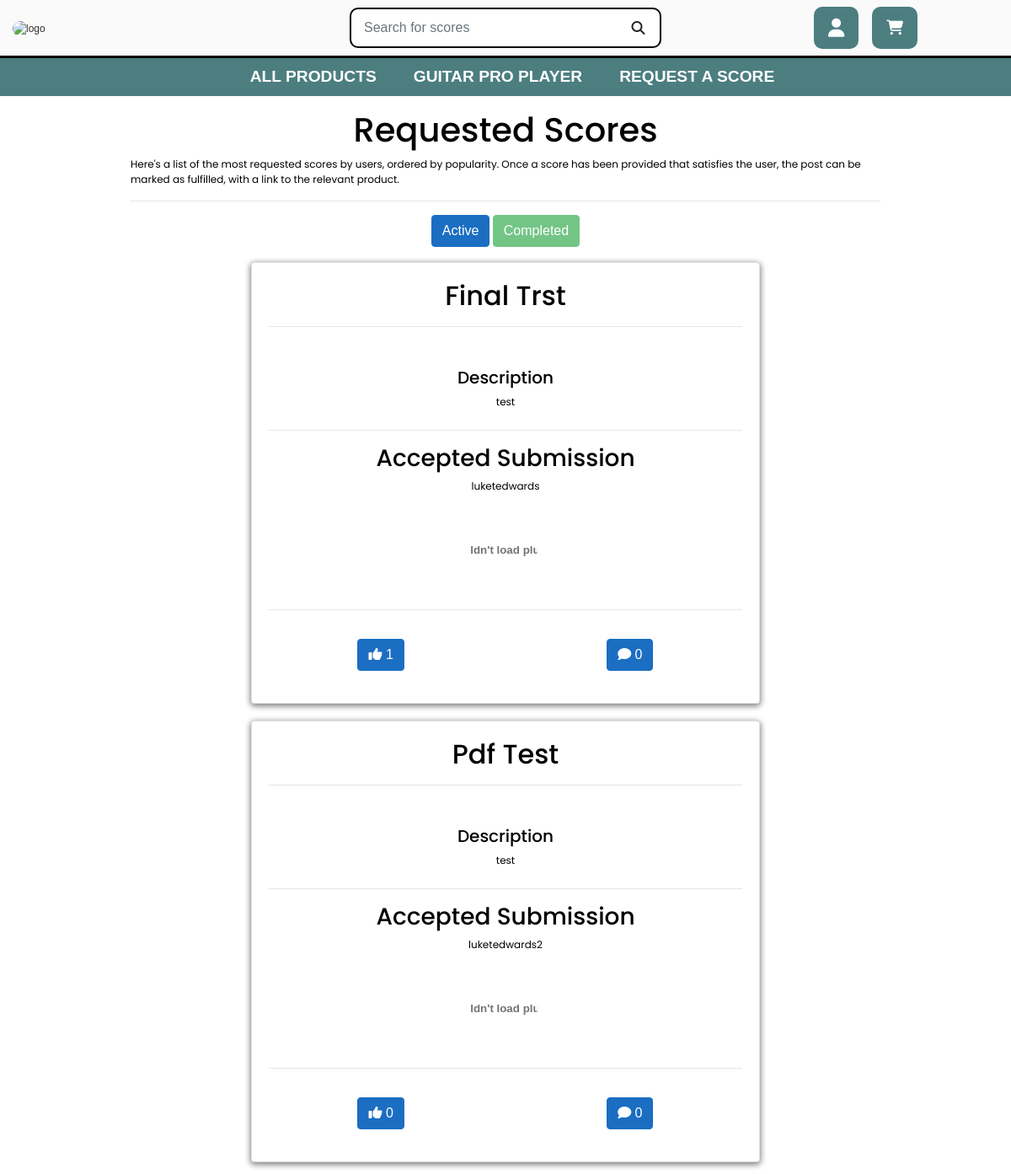
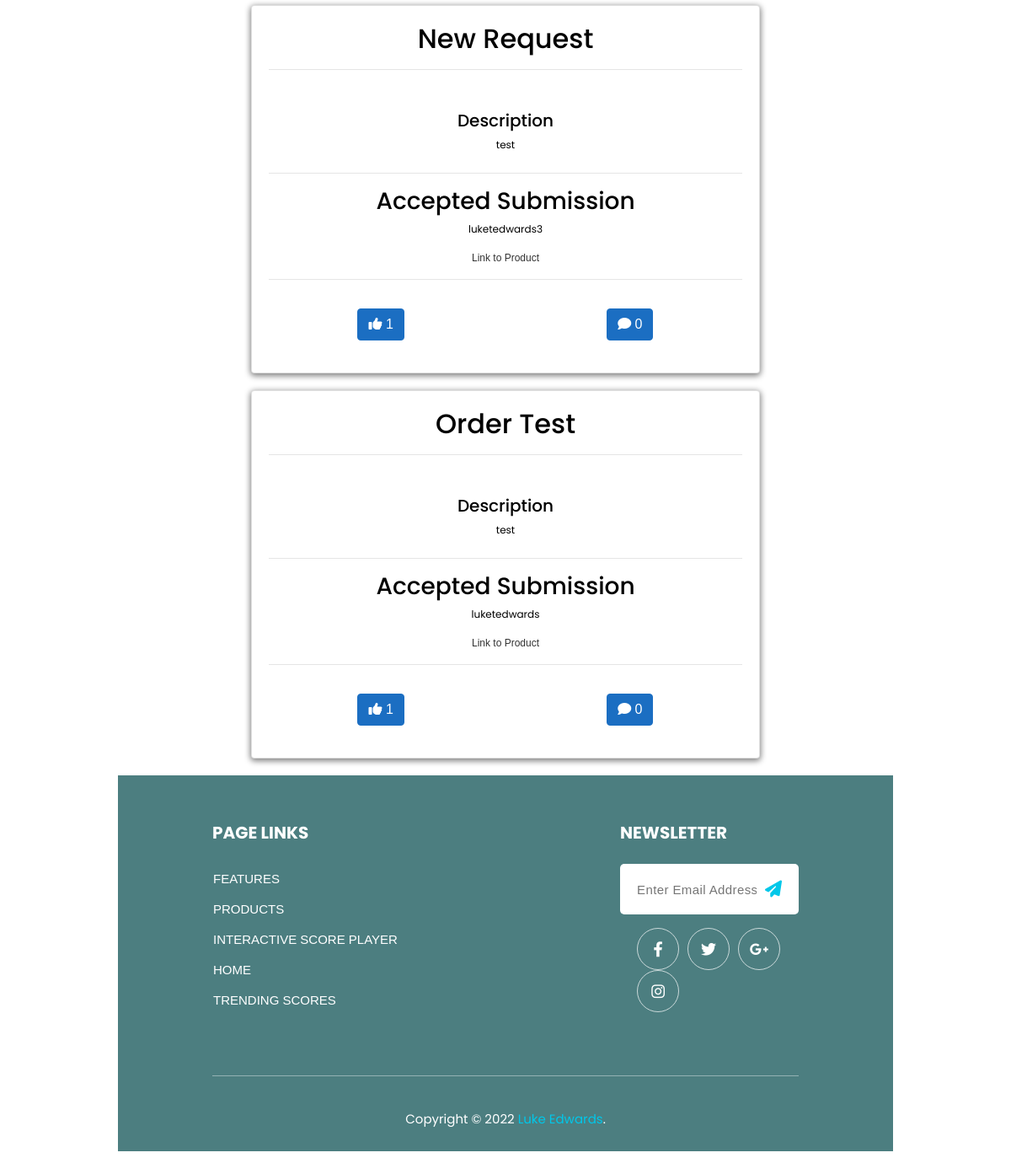
The app's page /requests/completed_requests, older data (2 pictures, top to bottom).
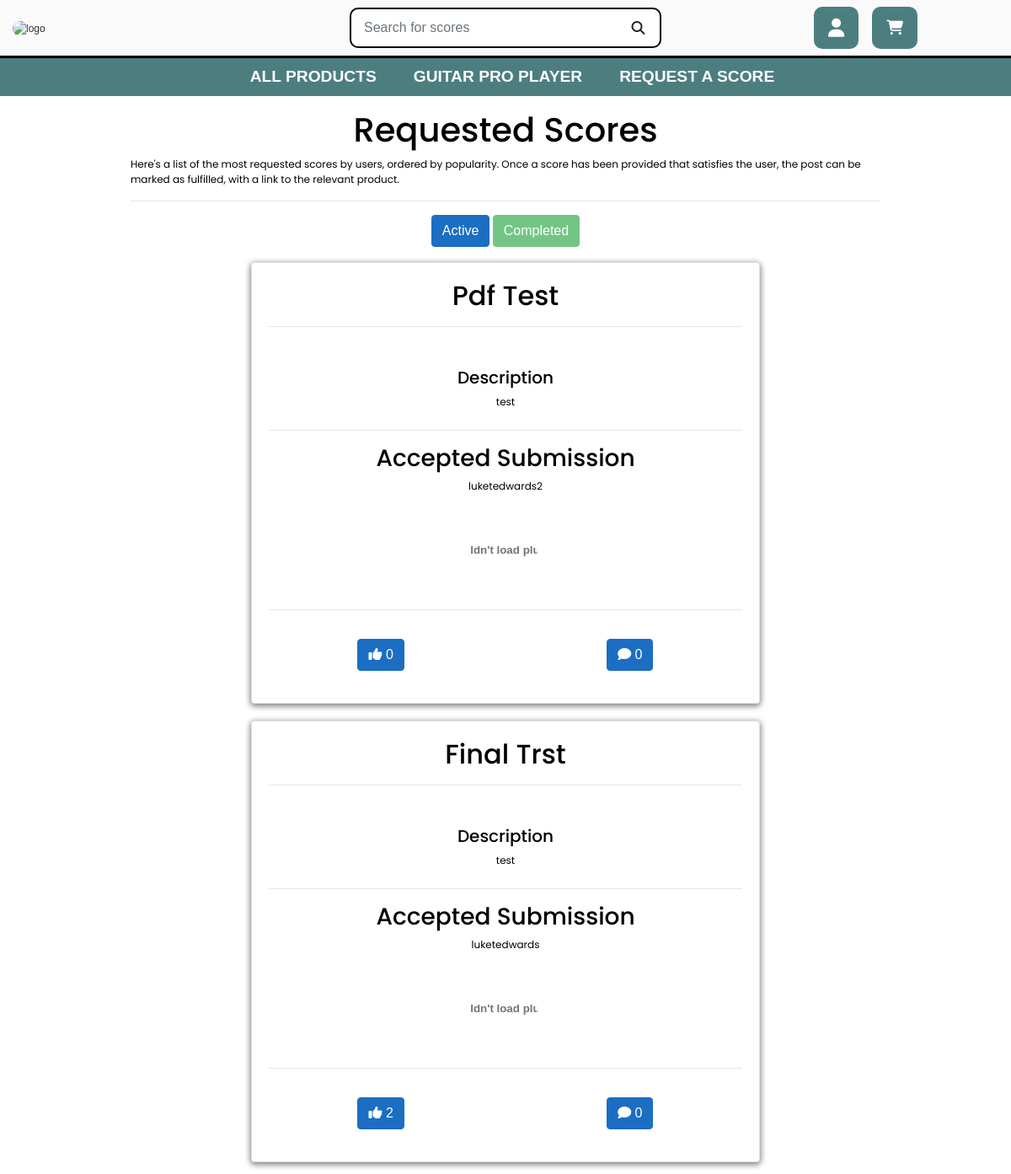
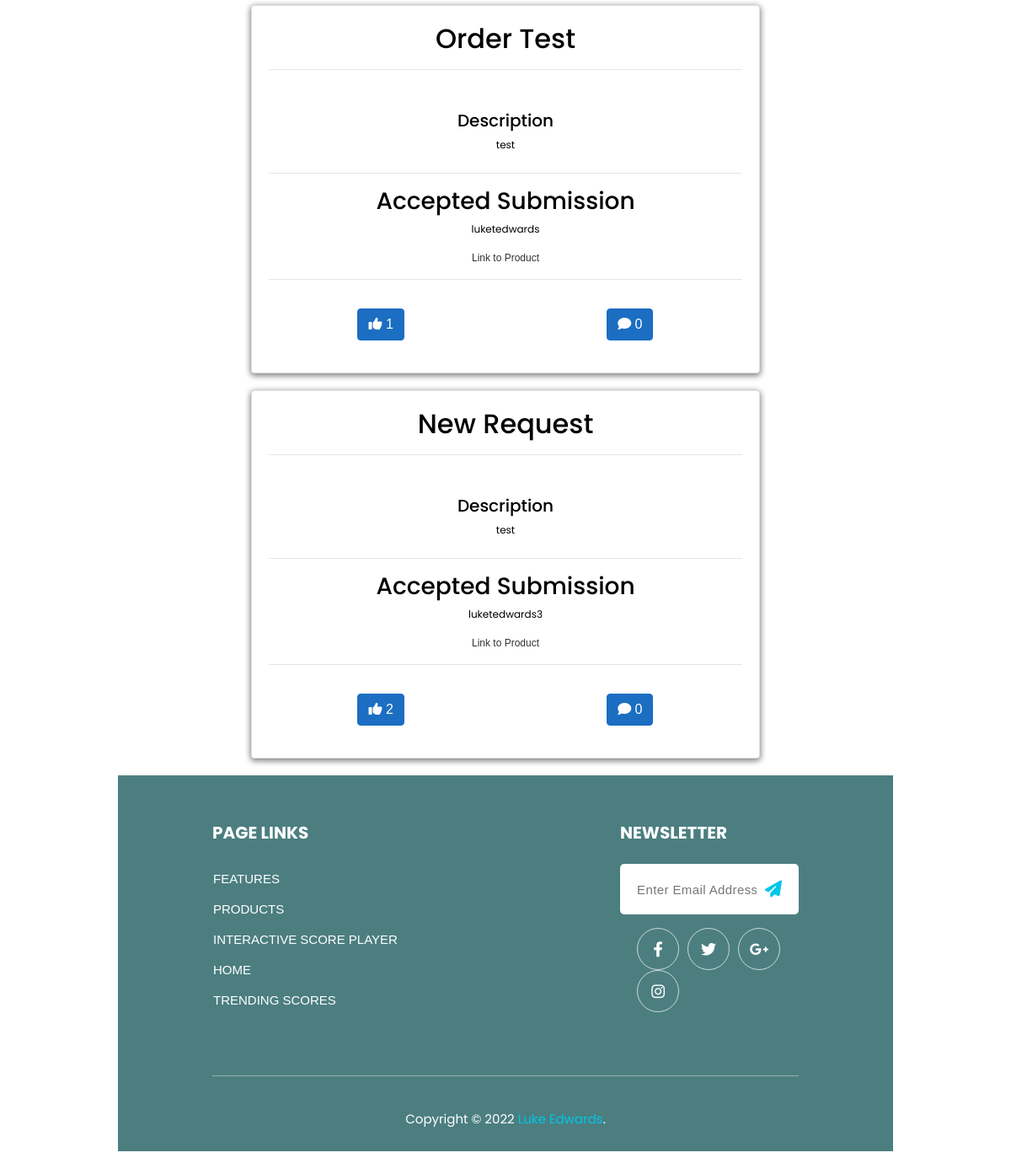
The same page, newer data (2 pictures, top to bottom).
### voting/models.py (models this page shows, shortened)
class ScoreRequest(models.Model):
    title = models.CharField(max_length=150)
    description = models.TextField()
    date = models.DateTimeField(auto_now=True)
    upvotes = models.IntegerField(default=0)
    liked = models.ManyToManyField(
        User,
        related_name='liked',
        blank=True,
        default=None)
    video_link = models.URLField(max_length=1024, null=True, blank=True)
    link = models.URLField(max_length=1024, null=True, blank=True)
    created_by = models.ForeignKey(
        User,
        related_name='requests',
        on_delete=models.CASCADE,
        default=User)
    completed = models.BooleanField(default=False)

class ScoreSubmissions(models.Model):
    score = models.ForeignKey(
        ScoreRequest,
        related_name='submissions',
        on_delete=models.CASCADE)
    content = models.CharField(max_length=300, blank=False)
    link = models.URLField(max_length=1024, blank=True, null=True)
    PDF = models.FileField(null=True, blank=True)
    PDFpath = models.CharField(max_length=1024, blank=True, null=True)
    created_by = models.ForeignKey(
        User,
        related_name='submissions',
        on_delete=models.CASCADE)
    date = models.DateTimeField(auto_now=True)
    accepted = models.BooleanField(default=False)

### voting/views.py (the view)
def completed_requests(request):
    form = CommentForm
    form2 = SubmissionForm
    requests = ScoreRequest.objects.all().order_by('liked')
    submissions = ScoreSubmissions.objects.all().order_by('-date')
    inactive_submissions = ScoreRequest.objects.filter(completed=True).count()
    comments = Comments.objects.all()
    list = []
    comment_list = []
    for score in requests:
        relevant_comments = comments.filter(score=score)
        count = relevant_comments.count()
        joined = {
            'score': score.id,
            'commentCount': count,
        }
        comment_list.append(joined)
    for requested in requests:
        if requested.liked.filter(id=request.user.id).exists():
            list.append(requested.pk)
    user = request.user
    context = {
        'requests': requests,
        'user': user,
        'comments': comments,
        'list': list,
        'form': form,
        'comment_list': comment_list,
        'form2': form2,
        'submissions': submissions,
        'inactive_submissions': inactive_submissions,
    }
    return render(request, 'voting/completed_requests.html', context)

### cart/contexts.py (called while the page is built, shortened)
def cart_contents(request):
    cart_items = []
    total = 0
    product_count = 0
    cart = request.session.get('cart', {})
    total = total
    context = {
        'cart_items': cart_items,
        'total': total,
        'product_count': product_count,
    }
    return context

### voting/templates/voting/completed_requests.html (shortened to what the changed rows need)
{% extends "base.html" %}
{% load static %}
{% block content %}
<div style="padding-bottom:9rem;" class="container center">
    <div class="col-12">
        <h1 class="text-center mt-3">Requested Scores</h1>
    </div>
    <br>
    {% if inactive_submissions > 0%}
    {% for requested in requests%}
    {% if requested.completed == True %}
    <div class="row request-card ">
        <div class="col-12 col-lg-8 center">
            <div class="card box-shadow">
                <div class="card-body">
                    <h2 class="card-title text-center ">{{ requested.title|title }}</h2>
                    <hr class="mb-5">
                    <h5 class="text-center">Description</h5>
                    <p class="card-text text-center mb-4">{{ requested.description }}</p>
                    <hr>
                    <div class="row text-center">
                        <div class="col-12">
                            <h3>Accepted Submission</h3>
                        </div>
                        <div class="col-12">
                            {% for submit in submissions %}
                                        {% if submit.score.id == requested.id and submit.accepted == True%}
                                            <p>{{submit.created_by}}</p>
                                            {% if submit.link %}
                                                <a href="{{submit.link}}" target="_blank">Link to Product</a>
                                            {% endif %}
                                            {% if submit.PDF%}
                                                <embed src="/{{submit.PDFpath}}" type="application/pdf" height="100px" width="80px" >
                                            {% endif %}
                                        {% endif %}
                            {%endfor%}
                        </div>
                    </div>
                    <hr>
                    <br>
                    <div class="row text-center">
                        <div class="col-6">
                            <form action="{% url 'like_post_completed' requested.pk%}" method="post">
                                {% if requested.pk not in list %}
                                <button class="btn btn-primary" type="submit" name="post_id" value="{{requested.id}}">
                                    <i class="fa fa-thumbs-up"></i>
                                    {{requested.upvotes}}
                                </button>
                                {%else%}
                                <button class="btn btn-primary btn-danger" type="submit" name="post_id"
                                    value="{{requested.id}}">
                                    <i class="fa fa-thumbs-down"></i>
                                    {{requested.upvotes}}
                                </button>
                                {%endif%}
                            </form>
                        </div>
                        <div class="col-6">
                            <button data-toggle="modal" data-target="#commentModal{{requested.id}}" class="btn btn-primary">
                                <div><i class="fa-solid fa-comment"></i>
                                    {% for dict in comment_list %}
                                    {% if requested.id == dict.score%}
                                    {{dict.commentCount}}
                                    {%endif%}
                                    {%endfor%}
                                </div>
                            </button>
                        </div>
                    </div>
                </div>
                <br>
            </div>
        </div>
    </div>
    {%endif%}
    {%endfor%}
    {%else%}
    <div class="col-12 text-center">
        <h2>No posts to show</h2>
    </div>
    {%endif%}
    {% endblock %}

Row changes from the older to the newer data that the page shows:
shown differently, row unchanged: ScoreRequest "Pdf Test": moves up the list
changed ScoreRequest "Final Trst": upvotes "1" → "2"
shown differently, row unchanged: ScoreRequest "Order Test": moves up the list
changed ScoreRequest "New Request": upvotes "1" → "2"
